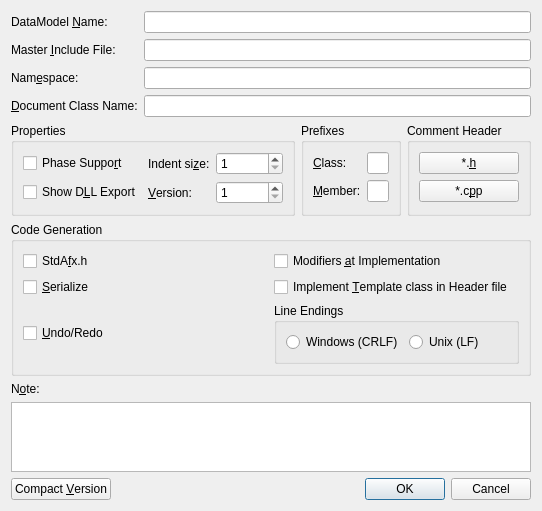
<?xml version="1.0" encoding="UTF-8"?>
<ui version="4.0">
 <class>DataModelDialog</class>
 <widget class="QDialog" name="DataModelDialog">
  <property name="geometry">
   <rect>
    <x>0</x>
    <y>0</y>
    <width>520</width>
    <height>500</height>
   </rect>
  </property>
  <property name="windowTitle">
   <string>DataModel</string>
  </property>
  <layout class="QVBoxLayout" name="mainLayout">
   <item>
    <layout class="QGridLayout" name="topForm">
     <item row="0" column="0">
      <widget class="QLabel" name="labelName">
       <property name="text">
        <string>DataModel &amp;Name:</string>
       </property>
       <property name="buddy">
        <cstring>lineEditName</cstring>
       </property>
      </widget>
     </item>
     <item row="0" column="1">
      <widget class="QLineEdit" name="lineEditName"/>
     </item>
     <item row="1" column="0">
      <widget class="QLabel" name="labelFile">
       <property name="text">
        <string>Master &amp;Include File:</string>
       </property>
       <property name="buddy">
        <cstring>lineEditFile</cstring>
       </property>
      </widget>
     </item>
     <item row="1" column="1">
      <widget class="QLineEdit" name="lineEditFile"/>
     </item>
     <item row="2" column="0">
      <widget class="QLabel" name="labelNamespace">
       <property name="text">
        <string>Nam&amp;espace:</string>
       </property>
       <property name="buddy">
        <cstring>lineEditNamespace</cstring>
       </property>
      </widget>
     </item>
     <item row="2" column="1">
      <widget class="QLineEdit" name="lineEditNamespace"/>
     </item>
     <item row="3" column="0">
      <widget class="QLabel" name="labelClassName">
       <property name="text">
        <string>&amp;Document Class Name:</string>
       </property>
       <property name="buddy">
        <cstring>lineEditClassName</cstring>
       </property>
      </widget>
     </item>
     <item row="3" column="1">
      <widget class="QLineEdit" name="lineEditClassName"/>
     </item>
    </layout>
   </item>
   <item>
    <layout class="QHBoxLayout" name="groupsRow">
     <item>
      <widget class="QGroupBox" name="groupProperties">
       <property name="title">
        <string>Properties</string>
       </property>
       <layout class="QGridLayout" name="propertiesLayout">
        <item row="0" column="0" colspan="2">
         <widget class="QCheckBox" name="checkPhaseSupport">
          <property name="text">
           <string>Phase Suppo&amp;rt</string>
          </property>
         </widget>
        </item>
        <item row="1" column="0" colspan="2">
         <widget class="QCheckBox" name="checkShowDllExport">
          <property name="text">
           <string>Show D&amp;LL Export</string>
          </property>
         </widget>
        </item>
        <item row="0" column="2">
         <widget class="QLabel" name="labelIndentSize">
          <property name="text">
           <string>Indent si&amp;ze:</string>
          </property>
          <property name="buddy">
           <cstring>spinIndentSize</cstring>
          </property>
         </widget>
        </item>
        <item row="0" column="3">
         <widget class="QSpinBox" name="spinIndentSize">
          <property name="minimum">
           <number>1</number>
          </property>
          <property name="maximum">
           <number>8</number>
          </property>
         </widget>
        </item>
        <item row="1" column="2">
         <widget class="QLabel" name="labelVersion">
          <property name="text">
           <string>&amp;Version:</string>
          </property>
          <property name="buddy">
           <cstring>spinVersion</cstring>
          </property>
         </widget>
        </item>
        <item row="1" column="3">
         <widget class="QSpinBox" name="spinVersion">
          <property name="minimum">
           <number>1</number>
          </property>
          <property name="maximum">
           <number>999999</number>
          </property>
         </widget>
        </item>
       </layout>
      </widget>
     </item>
     <item>
      <widget class="QGroupBox" name="groupPrefixes">
       <property name="title">
        <string>Prefixes</string>
       </property>
       <layout class="QGridLayout" name="prefixesLayout">
        <item row="0" column="0">
         <widget class="QLabel" name="labelClassPrefix">
          <property name="text">
           <string>&amp;Class:</string>
          </property>
          <property name="buddy">
           <cstring>lineEditClassPrefix</cstring>
          </property>
         </widget>
        </item>
        <item row="0" column="1">
         <widget class="QLineEdit" name="lineEditClassPrefix">
          <property name="maxLength">
           <number>6</number>
          </property>
         </widget>
        </item>
        <item row="1" column="0">
         <widget class="QLabel" name="labelMemberPrefix">
          <property name="text">
           <string>&amp;Member:</string>
          </property>
          <property name="buddy">
           <cstring>lineEditMemberPrefix</cstring>
          </property>
         </widget>
        </item>
        <item row="1" column="1">
         <widget class="QLineEdit" name="lineEditMemberPrefix">
          <property name="maxLength">
           <number>3</number>
          </property>
         </widget>
        </item>
       </layout>
      </widget>
     </item>
     <item>
      <widget class="QGroupBox" name="groupCommentHeader">
       <property name="title">
        <string>Comment Header</string>
       </property>
       <layout class="QVBoxLayout" name="commentHeaderLayout">
        <item>
         <widget class="QPushButton" name="buttonHHeader">
          <property name="text">
           <string>*.&amp;h</string>
          </property>
         </widget>
        </item>
        <item>
         <widget class="QPushButton" name="buttonCppHeader">
          <property name="text">
           <string>*.c&amp;pp</string>
          </property>
         </widget>
        </item>
       </layout>
      </widget>
     </item>
    </layout>
   </item>
   <item>
    <widget class="QGroupBox" name="groupCodeGen">
     <property name="title">
      <string>Code Generation</string>
     </property>
     <layout class="QGridLayout" name="codeGenLayout">
      <item row="0" column="0">
       <widget class="QCheckBox" name="checkStdAfx">
        <property name="text">
         <string>StdA&amp;fx.h</string>
        </property>
       </widget>
      </item>
      <item row="1" column="0">
       <widget class="QCheckBox" name="checkSerialize">
        <property name="text">
         <string>&amp;Serialize</string>
        </property>
       </widget>
      </item>
      <item row="2" column="0">
       <widget class="QCheckBox" name="checkUndoRedo">
        <property name="text">
         <string>&amp;Undo/Redo</string>
        </property>
       </widget>
      </item>
      <item row="0" column="1">
       <widget class="QCheckBox" name="checkModifiers">
        <property name="text">
         <string>Modifiers &amp;at Implementation</string>
        </property>
       </widget>
      </item>
      <item row="1" column="1">
       <widget class="QCheckBox" name="checkTemplateHeaderOnly">
        <property name="text">
         <string>Implement &amp;Template class in Header file</string>
        </property>
       </widget>
      </item>
      <item row="2" column="1">
       <widget class="QGroupBox" name="groupLineEndings">
        <property name="title">
         <string>Line Endings</string>
        </property>
        <layout class="QHBoxLayout" name="lineEndingsLayout">
         <item>
          <widget class="QRadioButton" name="radioCrlf">
           <property name="text">
            <string>Windows (CRLF)</string>
           </property>
          </widget>
         </item>
         <item>
          <widget class="QRadioButton" name="radioLf">
           <property name="text">
            <string>Unix (LF)</string>
           </property>
          </widget>
         </item>
        </layout>
       </widget>
      </item>
     </layout>
    </widget>
   </item>
   <item>
    <widget class="QLabel" name="labelNote">
     <property name="text">
      <string>N&amp;ote:</string>
     </property>
     <property name="buddy">
      <cstring>plainTextNote</cstring>
     </property>
    </widget>
   </item>
   <item>
    <widget class="QPlainTextEdit" name="plainTextNote"/>
   </item>
   <item>
    <layout class="QHBoxLayout" name="bottomRow">
     <item>
      <widget class="QPushButton" name="buttonCompactVersion">
       <property name="text">
        <string>Compact &amp;Version</string>
       </property>
      </widget>
     </item>
     <item>
      <spacer name="bottomSpacer">
       <property name="orientation">
        <enum>Qt::Orientation::Horizontal</enum>
       </property>
       <property name="sizeHint" stdset="0">
        <size>
         <width>40</width>
         <height>20</height>
        </size>
       </property>
      </spacer>
     </item>
     <item>
      <widget class="QDialogButtonBox" name="buttonBox">
       <property name="orientation">
        <enum>Qt::Orientation::Horizontal</enum>
       </property>
       <property name="standardButtons">
        <set>QDialogButtonBox::StandardButton::Cancel|QDialogButtonBox::StandardButton::Ok</set>
       </property>
      </widget>
     </item>
    </layout>
   </item>
  </layout>
 </widget>
 <resources/>
 <connections/>
</ui>
